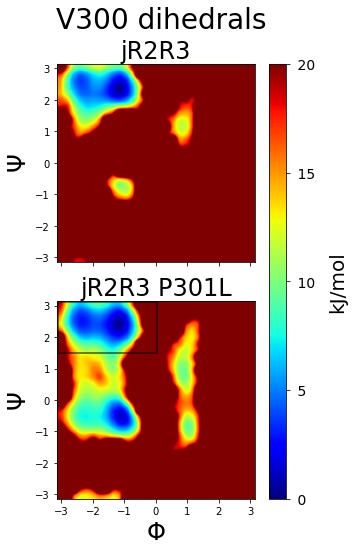

Reproduce this figure in Python.
#%%
import numpy as np
import pandas as pd
import matplotlib.pyplot as plt
import matplotlib.patches as patches
import mdtraj as md
from scipy.interpolate import interp2d

def free_energy(a, b, T, y0, ymax, x0, xmax):
    free_energy, xedges, yedges = np.histogram2d(
        a, b, 30, [[y0, ymax], [x0, xmax]], density=True, weights=None)
    free_energy = np.log(np.flipud(free_energy)+.000001)
    free_energy = -(0.008314*T)*free_energy # for kJ/mol
    return free_energy, xedges, yedges

def load(csv_file,ignore,sim_sampling,my_sampling):
    ''' Load a csv file efficiently. You can ignore the unequilibrated part and sample as frequently as you want.

    Parameters
    ----------
    csv_file : string
        The string of the csv file in your working directory.
    ignore : float (ns)
        How many ns of unequilibrated simulation should we ignore?
    sim_sampling : float (ps)
        What was the timestep of structures outputed in your simulation?
    my_sampling : float (ps)
        What timestep should we look at for this analysis?
        Pick a value close to the longest autocorrelation time to be efficient.
        Must be a multiple of sim_sampling.

    Returns
    -------
    Pandas data frame.
    '''
    ignore_index = int(ignore*1000/sim_sampling) # multiply by 1000 to convert to ps
    entries_to_skip = int(my_sampling / sim_sampling)
    df = pd.read_csv(csv_file, skiprows = lambda x: (x>0 and x<=ignore_index)
                     or (x%entries_to_skip and x>ignore_index))
    return df

### LOAD ALL THE SIMULATION DATA
df1 = load('dihedrals_jR2R3.csv',50,10,10)
df2 = load('dihedrals_jR2R3_P301L.csv',50,10,10)
simulation_data = [df1, df2]
simulations = ['jR2R3','jR2R3 P301L']

### GET RESIDUE NAMES FROM ANY HAIRPIN PDB FILE
sequence = 'DNIKHVXGGGSVQIVYKPV'
res_names = [f'{res}{id}' for res,id in zip(sequence,np.arange(295,313+1))]

π = np.pi # lol

# GET LANDSCAPES FOR RESIDUES YOU ARE INTERESTED IN
res = 'VAL300'
fig,axs = plt.subplots(2,1)
fig.set_figheight(8)
fig.set_figwidth(6)
plt.subplots_adjust(right=0.85)
cax = plt.axes([0.75, 0.125, 0.04, 0.755])

# LOOP THROUGH THE 2 SIMULATIONS
for j,df in enumerate(simulation_data):
    # GET SIMULATION DATA
    x = df[f'Angle phi: {res}'].to_numpy()
    y = df[f'Angle psi: {res}'].to_numpy()
    
    # CREATE A HEAT MAP OF THE FREE ENERGY OF THE CURRENT SIMULATION
    dG, xedges, yedges = free_energy(y, x, 300, -π, π, -π, π)
    dG = dG - np.min(dG)
    im = axs.flat[j].imshow(dG, interpolation='gaussian', extent=[
                    yedges[0], yedges[-1], xedges[0], xedges[-1]], cmap='jet',
                    aspect='auto',vmax=20)
    axs.flat[j].set_aspect('equal')
    axs.flat[j].set_title(f'{simulations[j]}',fontsize=16)
    axs.flat[j].set_xlabel('$\Phi$',fontsize=14)
    axs.flat[j].set_ylabel('$\Psi$',fontsize=14)

    # set xticks and yticks from -3 to 3
    axs.flat[j].set_xticks(np.arange(-3,3.5,1))
    axs.flat[j].set_yticks(np.arange(-3,3.5,1))
    
    if j == 1:
        rect1 = patches.Rectangle((-3.11,1.5), 3.14, 1.60,
        linewidth=2,edgecolor='black',facecolor='none',alpha=0.5)
        axs.flat[j].add_patch(rect1)


# FORMAT LABELS AND LAYOUT
for ax in axs.flat:
    ax.label_outer()

# FORMAT THE COLORBAR
cbar_ticks = np.arange(0,25,5)
cb = fig.colorbar(im, cax=cax, ax=axs,ticks=cbar_ticks, format=('% .0f'), shrink=0.5)
cb.ax.get_yaxis().labelpad = 12
cb.ax.set_ylabel('kJ/mol',rotation=90,fontsize=14)

# add suptile
fig.suptitle(f'V300 dihedrals',fontsize=16)

plt.savefig('Ramachandran_V300.png',bbox_inches='tight')

plt.show()

